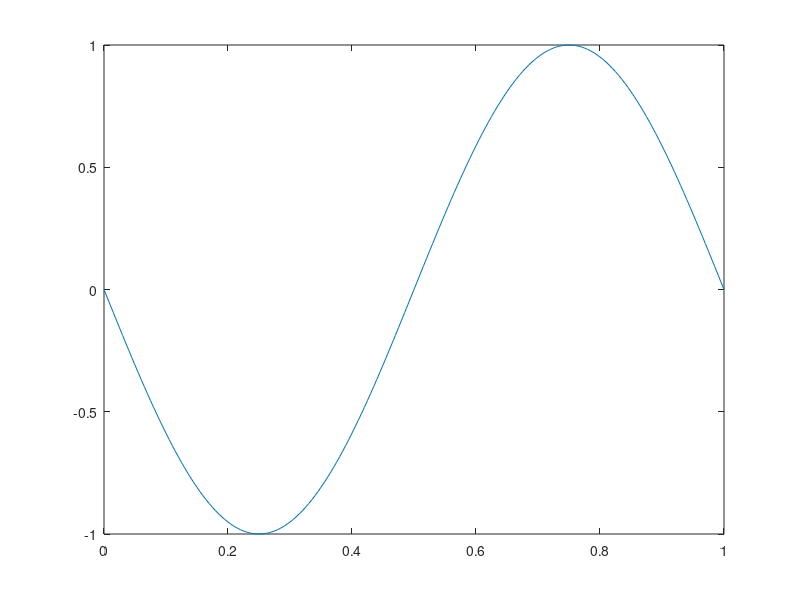

Source code (MATLAB):
% lax-wendroff method for solving wave equation%
clc
clear
%N number of point &n number of time step point%
N=201;
xmin=0;
xmax=1;
h=xmax/(N-1);
a=0.2;
tmax=2.5;
T=0.02;
n=(tmax/T)+1;
c=a*T/h;
u=zeros(n,N+2);
x=zeros(N+2,1);
%initial condition%
for i=2:N+1
    x(i)=(i-2)*h;
    u(1,i)=sin(2*pi*x(i));
end
for k=1:n
    u(k,1)=u(k,N);
    u(k,N+2)=u(k,3);
    for i=2:N+1
     u(k+1,i)=u(k,i)-((c/2)*(u(k,i+1)-u(k,i-1)))+((c^2/2)*(u(k,i-1)-2*u(k,i)+u(k,i+1)));
    end
end
ufinal=u(n,[2:N+1]);
finalenergy=0.5*sqrt(sum(ufinal.^2))
xnew=x(2:N+1);
plot(xnew,ufinal)